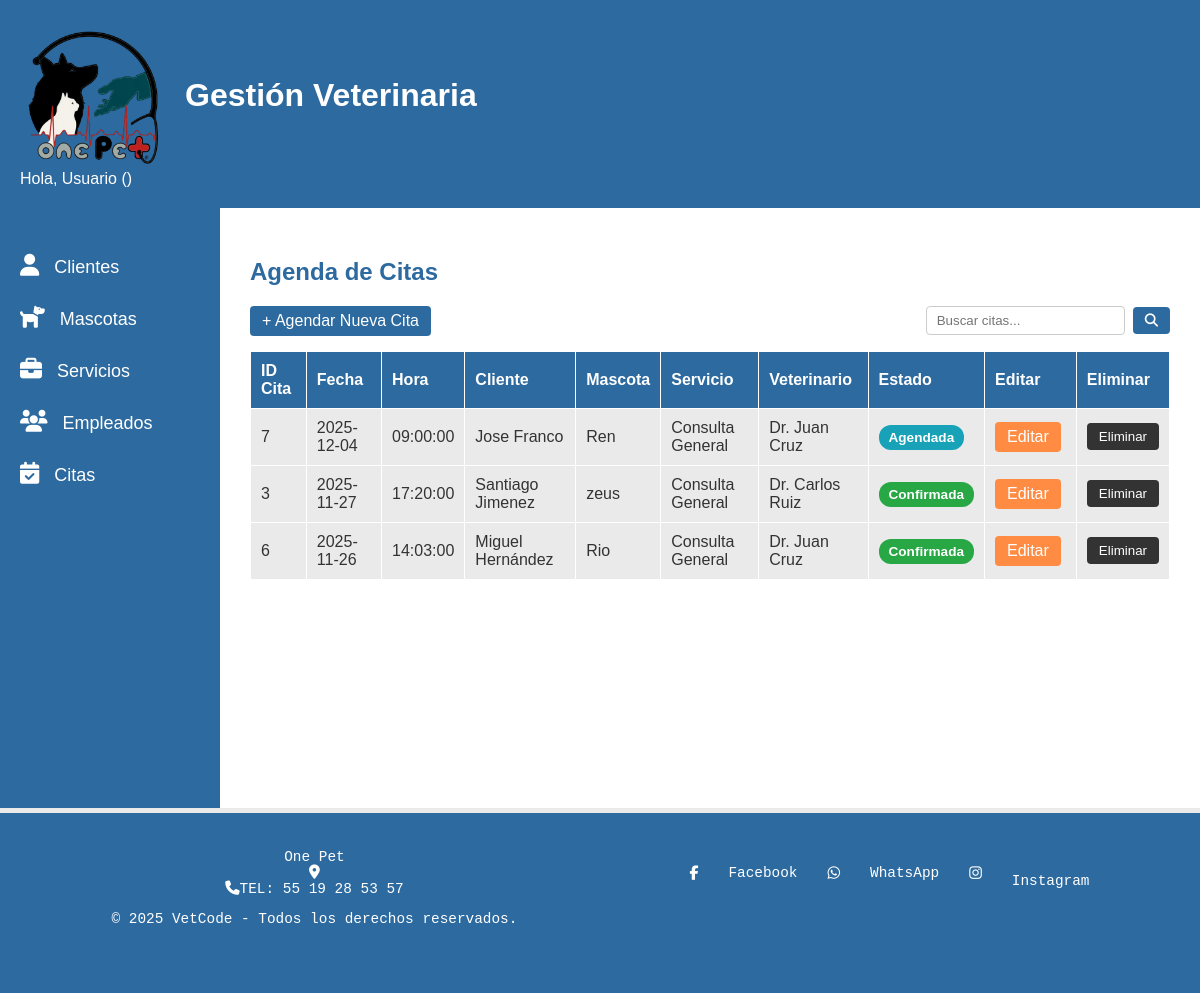
/Vista/citas.php, run on the app's committed database.
### tables this page shows
CREATE TABLE `citas` (
  `id_cita` int(11) NOT NULL,
  `fecha` date NOT NULL,
  `hora` time NOT NULL,
  `id_cliente` int(11) NOT NULL,
  `id_mascota` int(11) NOT NULL,
  `id_servicio` int(11) NOT NULL,
  `id_veterinario` int(11) DEFAULT NULL,
  `estado` varchar(50) NOT NULL
);

CREATE TABLE `clientes` (
  `id` int(11) NOT NULL,
  `apellido_paterno` varchar(100) NOT NULL,
  `apellido_materno` varchar(100) NOT NULL,
  `nombre` varchar(100) NOT NULL,
  `domicilio` varchar(255) DEFAULT NULL,
  `whatsapp` varchar(20) DEFAULT NULL,
  `email` varchar(100) NOT NULL
);

CREATE TABLE `mascotas` (
  `id` int(11) NOT NULL,
  `id_cliente` int(11) NOT NULL,
  `tipo` varchar(50) NOT NULL,
  `raza` varchar(50) NOT NULL,
  `nombre` varchar(100) NOT NULL,
  `domicilio` varchar(255) DEFAULT NULL,
  `imagen` varchar(255) DEFAULT NULL
);

CREATE TABLE `servicios` (
  `id_servicio` int(11) NOT NULL,
  `nombre_servicio` varchar(100) NOT NULL,
  `descripcion` text NOT NULL,
  `precio` decimal(10,2) NOT NULL,
  `duracion` int(11) NOT NULL DEFAULT 30,
  `imagen` varchar(255) DEFAULT NULL
);

CREATE TABLE `usuarios` (
  `id_usuario` int(11) NOT NULL,
  `nombre` varchar(100) NOT NULL,
  `email` varchar(100) NOT NULL,
  `password_hash` varchar(255) NOT NULL,
  `rol` enum('administrador','veterinario','recepcionista') NOT NULL
);

### Vista/citas.php (the view, shortened to what this page needs)
<?php
include "../Modelo/conexion.php";
$rol_usuario = isset($_SESSION['usuario_rol']) ? $_SESSION['usuario_rol'] : '';
$busqueda = isset($_GET['buscar']) ? $con->real_escape_string($_GET['buscar']) : "";
$sql = "SELECT c.id_cita, c.fecha, c.hora, c.estado,
               cl.nombre AS nombre_cliente, cl.apellido_paterno,
               m.nombre AS nombre_mascota,
               s.nombre_servicio,
               u.nombre AS nombre_veterinario
        FROM citas c
        LEFT JOIN clientes cl ON c.id_cliente = cl.id
        LEFT JOIN mascotas m ON c.id_mascota = m.id
        LEFT JOIN servicios s ON c.id_servicio = s.id_servicio
        LEFT JOIN usuarios u ON c.id_veterinario = u.id_usuario";
$sql .= " ORDER BY c.fecha DESC, c.hora DESC";
$result = $con->query($sql);
?>
<!DOCTYPE html>
<html lang="es">
<head>
    <link rel="stylesheet" href="../Vista/Css/estilos.css">
    <link rel="stylesheet" href="https://cdn.jsdelivr.net/npm/remixicon@2.5.0/fonts/remixicon.css">
</head>
<body>
    <header>
        <div class="logo">
            <img src="../Vista/imagenes/one pet3.png" alt="Logo VetCode" class="logo-img">
            <h1>Gestión Veterinaria</h1>
        </div>
        <div style="color:white; margin-right:20px;">
            Hola, <?php echo htmlspecialchars($_SESSION['usuario_nombre'] ?? 'Usuario'); ?>
            (<?php echo htmlspecialchars($rol_usuario); ?>)
        </div>
    </header>
    <div class="contenedor-principal">
        <aside class="menu-lateral">
            <ul>
                <li><a href="clientes.php"><i class="fa-solid fa-user"></i> Clientes</a></li>
                <li><a href="mascotas.php"><i class="fa-solid fa-dog"></i> Mascotas</a></li>
                <li><a href="servicios.php"><i class="fa-solid fa-briefcase"></i> Servicios</a></li>
                <li><a href="empleados.php"><i class="fa-solid fa-users"></i> Empleados</a></li>
                <li><a href="citas.php" class="active"><i class="fa-solid fa-calendar-check"></i> Citas</a></li>
            </ul>
        </aside>
        <main>
            <h2>Agenda de Citas</h2>
            <div style="display:flex; align-items:center; justify-content:space-between; margin-bottom:15px;">
                <a href="../Controlador/citas_controller.php?action=add" class="Agregar" style="text-decoration:none;">+ Agendar Nueva Cita</a>
                <form action="citas.php" method="GET" style="display:flex; align-items:center; gap:8px;">
                    <input type="text" name="buscar" placeholder="Buscar citas..." style="padding:6px 10px; border:1px solid #ccc; border-radius:4px;" value="<?php echo htmlspecialchars($busqueda); ?>">
                    <button type="submit" class="Agregar"><i class="fa fa-search"></i></button>
                </form>
            </div>
            <table>
                <thead>
                    <tr>
                        <th>ID Cita</th>
                        <th>Fecha</th>
                        <th>Hora</th>
                        <th>Cliente</th>
                        <th>Mascota</th>
                        <th>Servicio</th>
                        <th>Veterinario</th>
                        <th>Estado</th>
                        <th>Editar</th>
                        <th>Eliminar</th>
                    </tr>
                </thead>
                <tbody>
                    <?php
                    if ($result && $result->num_rows > 0) {
                        while ($row = $result->fetch_assoc()) {
                            $estadoClass = 'bg-agendada';
                            if($row['estado'] == 'Confirmada') $estadoClass = 'bg-confirmada';
                            $vetName = !empty($row['nombre_veterinario']) ? htmlspecialchars($row['nombre_veterinario']) : '<span style="color:#999; font-style:italic;">No asignado</span>';
                            echo "<tr>";
                            echo "<td>" . $row['id_cita'] . "</td>";
                            echo "<td>" . $row['fecha'] . "</td>";
                            echo "<td>" . $row['hora'] . "</td>";
                            echo "<td>" . htmlspecialchars($row['nombre_cliente'] . ' ' . $row['apellido_paterno']) . "</td>";
                            echo "<td>" . htmlspecialchars($row['nombre_mascota']) . "</td>";
                            echo "<td>" . htmlspecialchars($row['nombre_servicio']) . "</td>";
                            echo "<td>" . $vetName . "</td>";
                            echo "<td><span class='badge $estadoClass'>" . htmlspecialchars($row['estado']) . "</span></td>";
                            echo "<td style='text-align:center;'><a href='../Controlador/citas_controller.php?action=edit&id=" . $row['id_cita'] . "' class='edit-btn'>Editar</a></td>";
                            echo "<td style='text-align:center;'>
                                    <form action='../Controlador/citas_controller.php?action=delete' method='POST' onsubmit='return confirm(\"¿Estás seguro de eliminar esta cita?\");' style='display:inline;'>
                                        <input type='hidden' name='id' value='" . $row['id_cita'] . "'>
                                        <button type='submit' class='delete-btn'>Eliminar</button>
                                    </form>
                                  </td>";
                            echo "</tr>";
                        }
                    } else {
                        echo "<tr><td colspan='10' style='text-align:center;'>No hay citas registradas para ti.</td></tr>";
                    }
                    ?>
                </tbody>
            </table>
        </main>
    </div>
    <footer class="PiePagina">
        <table>
            <tr>
                <td>
                    One Pet<br>
                    <i class="fa-solid fa-location-dot"></i><br>
                    <i class="fa-solid fa-phone"></i>TEL: 55 19 28 53 57<br>
                    <p>&copy; 2025 VetCode - Todos los derechos reservados.</p>
                </td>
                <td>
                    <i class="fa-brands fa-facebook-f"></i><br>Facebook<br><br>
                    <i class="fa-brands fa-whatsapp"></i><br>WhatsApp<br><br>
                    <i class="fa-brands fa-instagram"></i><br>Instagram<br>
                </td>
            </tr>
        </table>
    </footer>
</body>
</html>

### Vista/Css/estilos.css (style rules this page uses)
body { background-color: #EAEAEA; font-family: Arial, sans-serif; color: #333333; margin: 0; padding: 0; }
header { background-color: #2D6A9F; padding: 20px; color: #FFFFFF; }
.logo { display: flex; align-items: center; }
img.logo-img { width: 150px; height: 150px; margin-right: 15px; }
.contenedor-principal { display: flex; min-height: calc(100vh - 200px); }
.menu-lateral { background-color: #2D6A9F; width: 220px; padding-top: 30px; flex-shrink: 0; }
.menu-lateral ul { list-style: none; padding-left: 20px; }
.menu-lateral li { display: flex; align-items: center; color: #FFFFFF; margin-bottom: 28px; font-size: 18px; cursor: pointer; }
.menu-lateral i { font-size: 22px; margin-right: 10px; }
.menu-lateral a, .menu-lateral a:link, .menu-lateral a:visited, .menu-lateral a:active { text-decoration: none !important; color: inherit; }
main { padding: 30px; background-color: #FFFFFF; flex: 1; overflow-x: hidden; }
h2 { color: #2D6A9F; }
table { width: 100%; border-collapse: collapse; background-color: #EAEAEA; min-width: 700px; }
th, td { padding: 10px; border: 1px solid #FFFFFF; text-align: left; vertical-align: middle; }
th { background-color: #2D6A9F; color: #FFFFFF; }
.edit-btn { background-color: #ff8c42; color: #FFFFFF; border: none; padding: 6px 12px; border-radius: 4px; cursor: pointer; margin-right: 5px; display: inline-block; text-decoration: none; text-align: center; }
.delete-btn { background-color: #333333; color: #FFFFFF; border: none; padding: 6px 12px; border-radius: 4px; cursor: pointer; display: inline-block; text-decoration: none; text-align: center; }
.Agregar { background-color: #2D6A9F; color: #FFFFFF; border: none; padding: 6px 12px; border-radius: 4px; cursor: pointer; text-decoration: none; display: inline-block; }
.PiePagina table { width: 100%; margin-top: 5px; background-color: #2D6A9F; color: #FFFFFF; text-align: center; padding: 2%; font-family: 'Courier New', Courier, monospace; font-size: 1.2vw; height: 180px; min-width: unset; border-collapse: separate; }
.PiePagina td { border: none; padding: 10px; vertical-align: top; }
.PiePagina td:first-child { text-align: center; }
.PiePagina td:last-child { display: flex; flex-direction: row; justify-content: center; align-items: center; gap: 30px; }

### Vista/citas.php (style rules this page uses)
.badge { padding: 5px 10px; border-radius: 12px; color: white; font-weight: bold; font-size: 0.85em; text-transform: capitalize; }
.bg-agendada { background-color: #17a2b8; }
.bg-confirmada { background-color: #28a745; }

### data on the page
citas: id_cita "7", fecha "2025-12-04", hora "09:00:00", id_cliente.apellido_paterno "Jose Franco", id_mascota.nombre "Ren", id_servicio.nombre_servicio "Consulta General", id_veterinario.nombre "Dr. Juan Cruz", estado "Agendada"
citas: id_cita "3", fecha "2025-11-27", hora "17:20:00", id_cliente.apellido_paterno "Santiago Jimenez", id_mascota.nombre "zeus", id_servicio.nombre_servicio "Consulta General", id_veterinario.nombre "Dr. Carlos Ruiz", estado "Confirmada"
citas: id_cita "6", fecha "2025-11-26", hora "14:03:00", id_cliente.apellido_paterno "Miguel Hernández", id_mascota.nombre "Rio", id_servicio.nombre_servicio "Consulta General", id_veterinario.nombre "Dr. Juan Cruz", estado "Confirmada"

### other printed values
$_SESSION['usuario_nombre'] "Usuario"
